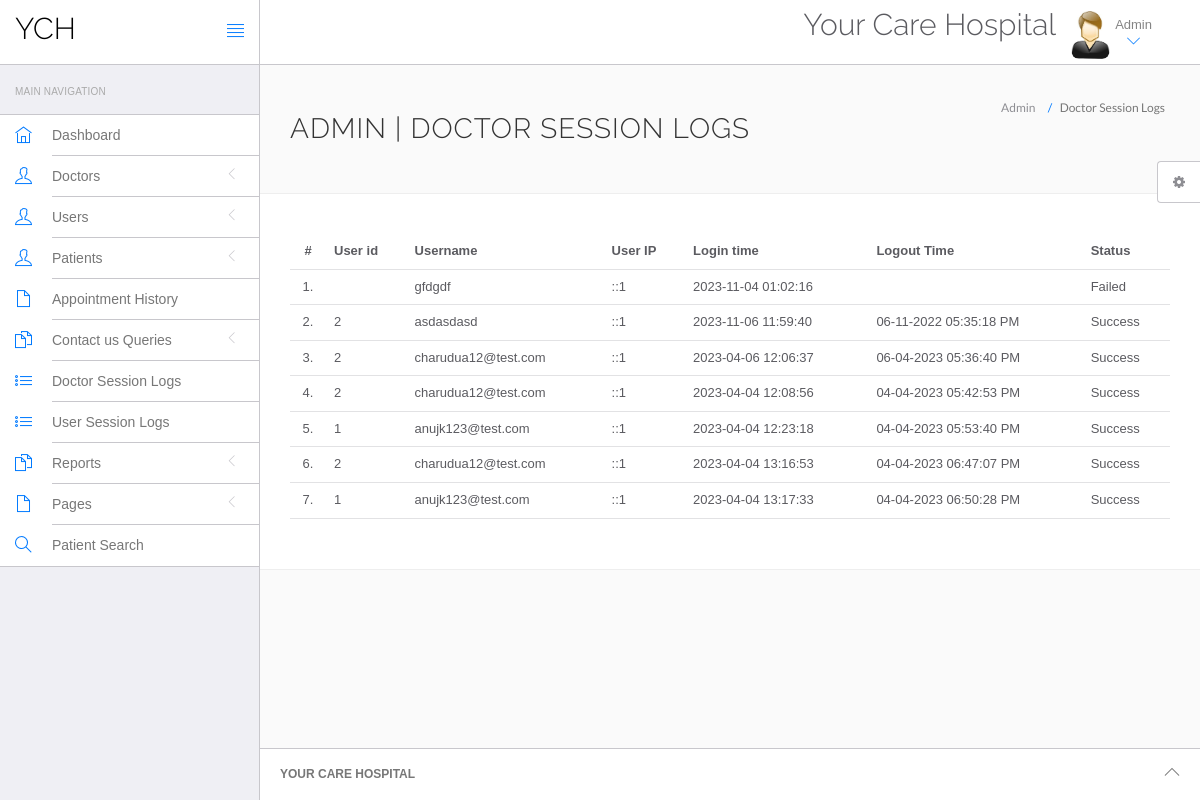
/hms/admin/doctor-logs.php (signed in), run on the app's committed database.
### tables this page shows
CREATE TABLE `doctorslog` (
  `id` int(11) NOT NULL,
  `uid` int(11) DEFAULT NULL,
  `username` varchar(255) DEFAULT NULL,
  `userip` binary(16) DEFAULT NULL,
  `loginTime` timestamp NULL DEFAULT current_timestamp(),
  `logout` varchar(255) DEFAULT NULL,
  `status` int(11) DEFAULT NULL
);

### hms/admin/doctor-logs.php (the view, shortened to what this page needs)
<?php
include('include/config.php');
if(strlen($_SESSION['id']==0)) {
 header('location:logout.php');
  } else{
?>
<!DOCTYPE html>
<html lang="en">
	<head>
		<link rel="stylesheet" href="vendor/bootstrap/css/bootstrap.min.css">
		<link rel="stylesheet" href="vendor/fontawesome/css/font-awesome.min.css">
		<link rel="stylesheet" href="vendor/themify-icons/themify-icons.min.css">
		<link href="vendor/animate.css/animate.min.css" rel="stylesheet" media="screen">
		<link href="vendor/perfect-scrollbar/perfect-scrollbar.min.css" rel="stylesheet" media="screen">
		<link href="vendor/switchery/switchery.min.css" rel="stylesheet" media="screen">
		<link href="vendor/bootstrap-touchspin/jquery.bootstrap-touchspin.min.css" rel="stylesheet" media="screen">
		<link href="vendor/select2/select2.min.css" rel="stylesheet" media="screen">
		<link href="vendor/bootstrap-datepicker/bootstrap-datepicker3.standalone.min.css" rel="stylesheet" media="screen">
		<link href="vendor/bootstrap-timepicker/bootstrap-timepicker.min.css" rel="stylesheet" media="screen">
		<link rel="stylesheet" href="assets/css/styles.css">
		<link rel="stylesheet" href="assets/css/plugins.css">
		<link rel="stylesheet" href="assets/css/themes/theme-1.css" id="skin_color" />
	</head>
	<body>
		<div id="app">
<?php include('include/sidebar.php');?>
			<div class="app-content">
					<?php include('include/header.php');?>
				<div class="main-content" >
					<div class="wrap-content container" id="container">
						<section id="page-title">
							<div class="row">
								<div class="col-sm-8">
									<h1 class="mainTitle">Admin  | Doctor Session Logs</h1>
																	</div>
								<ol class="breadcrumb">
									<li>
										<span>Admin </span>
									</li>
									<li class="active">
										<span>Doctor Session Logs</span>
									</li>
								</ol>
							</div>
						</section>
						<div class="container-fluid container-fullw bg-white">
									<div class="row">
								<div class="col-md-12">
									<table class="table table-hover" id="sample-table-1">
										<thead>
											<tr>
												<th class="center">#</th>
												<th class="hidden-xs">User id</th>
												<th>Username</th>
												<th>User IP</th>
												<th>Login time</th>
												<th>Logout Time </th>
												<th> Status </th>
											</tr>
										</thead>
										<tbody>
<?php
$sql=mysqli_query($con,"select * from doctorslog ");
$cnt=1;
while($row=mysqli_fetch_array($sql))
{
?>
											<tr>
												<td class="center"><?php echo $cnt;?>.</td>
												<td class="hidden-xs"><?php echo $row['uid'];?></td>
												<td class="hidden-xs"><?php echo $row['username'];?></td>
												<td><?php echo $row['userip'];?></td>
												<td><?php echo $row['loginTime'];?></td>
												<td><?php echo $row['logout'];?>
												</td>
												<td>
<?php if($row['status']==1)
{
	echo "Success";
}
else
{
	echo "Failed";
}?>
</td>
											</tr>
											<?php
$cnt=$cnt+1;
											 }?>
										</tbody>
									</table>
								</div>
							</div>
								</div>
					</div>
				</div>
			</div>
	<?php include('include/footer.php');?>
	<?php include('include/setting.php');?>
		</div>
	</body>
</html>
<?php } ?>

### hms/admin/assets/css/themes/theme-1.css (style rules this page uses)
body { background: #FAFAFA; }

### data on the page
doctorslog: username "gfdgdf", userip "::1", loginTime "2023-11-04 01:02:16", status "Failed"
doctorslog: uid "2", username "asdasdasd", userip "::1", loginTime "2023-11-06 11:59:40", logout "06-11-2022 05:35:18 PM", status "Success"
doctorslog: uid "2", username "charudua12@test.com", userip "::1", loginTime "2023-04-06 12:06:37", logout "06-04-2023 05:36:40 PM", status "Success"
doctorslog: uid "2", username "charudua12@test.com", userip "::1", loginTime "2023-04-04 12:08:56", logout "04-04-2023 05:42:53 PM", status "Success"
doctorslog: uid "1", username "anujk123@test.com", userip "::1", loginTime "2023-04-04 12:23:18", logout "04-04-2023 05:53:40 PM", status "Success"
doctorslog: uid "2", username "charudua12@test.com", userip "::1", loginTime "2023-04-04 13:16:53", logout "04-04-2023 06:47:07 PM", status "Success"
doctorslog: uid "1", username "anujk123@test.com", userip "::1", loginTime "2023-04-04 13:17:33", logout "04-04-2023 06:50:28 PM", status "Success"
